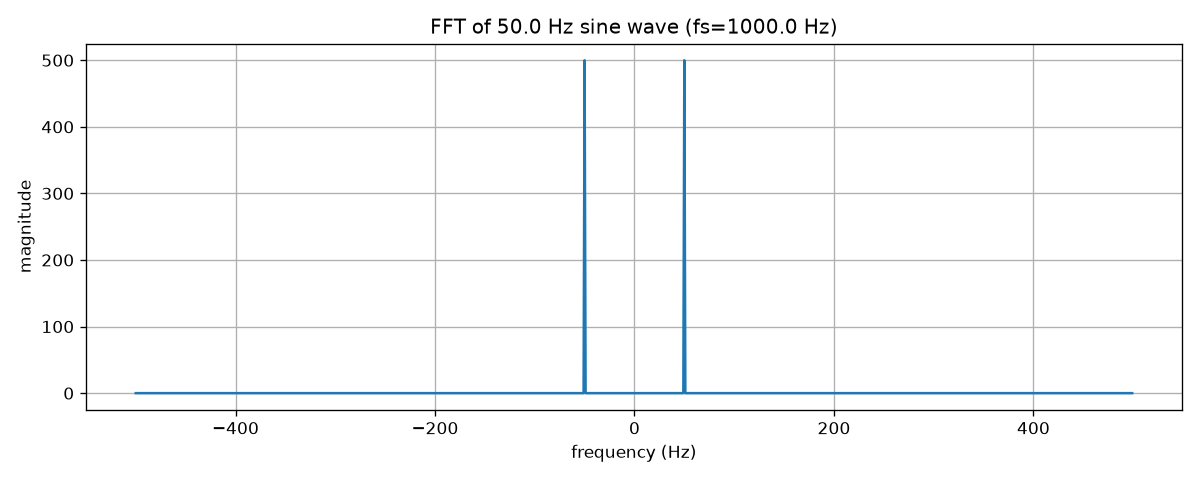

Source code (Python):
# Verify that, after performing an FFT on a single-frequency signal,
# the spectral peak indeed appears at the correct frequency location.

import matplotlib.pyplot as plt
import numpy as np


def make_sine(f, fs, duration, amp=1.0, phase=0.0):
    n = np.arange(int(fs * duration))
    t = n / fs
    x = amp * np.sin(2 * np.pi * f * t + phase)
    return t, x


f = 50.0
fs = 1000.0
duration = 1.0

t, x = make_sine(f, fs, duration)
N = len(x)

X = np.fft.fft(x)   # Calculate "how strong each frequency component is" (the value on the vertical axis).
freqs = np.fft.fftfreq(N, d=1 / fs) # Calculate "which frequency corresponds to each position" (the scale on the horizontal axis).

X_shifted = np.fft.fftshift(X)
freqs_shifted = np.fft.fftshift(freqs)

magnitude = np.abs(X_shifted)   # Convert complex numbers to real-valued magnitude.

positive_mask = freqs_shifted >= 0  # Compare and return a True/False array
                                    # Used to filter the array and retain only the positive frequency component.
peak_idx = np.argmax(magnitude[positive_mask])
peak_freq = freqs_shifted[positive_mask][peak_idx]

print("N (sample size)    =", N)
print("frequency resolution (fs/N) =", fs / N, "Hz")
print("frequency          =", f, "Hz")
print("peak frequency     =", peak_freq, "Hz")

fig, ax = plt.subplots(figsize=(10, 4))
ax.plot(freqs_shifted, magnitude)
ax.set_xlabel("frequency (Hz)")
ax.set_ylabel("magnitude")
ax.set_title(f"FFT of {f} Hz sine wave (fs={fs} Hz)")
ax.grid(True)
fig.tight_layout()
fig.savefig("week1/d03_fft_basic.png", dpi=120)
print("saved to d03_fft_basic.png")
